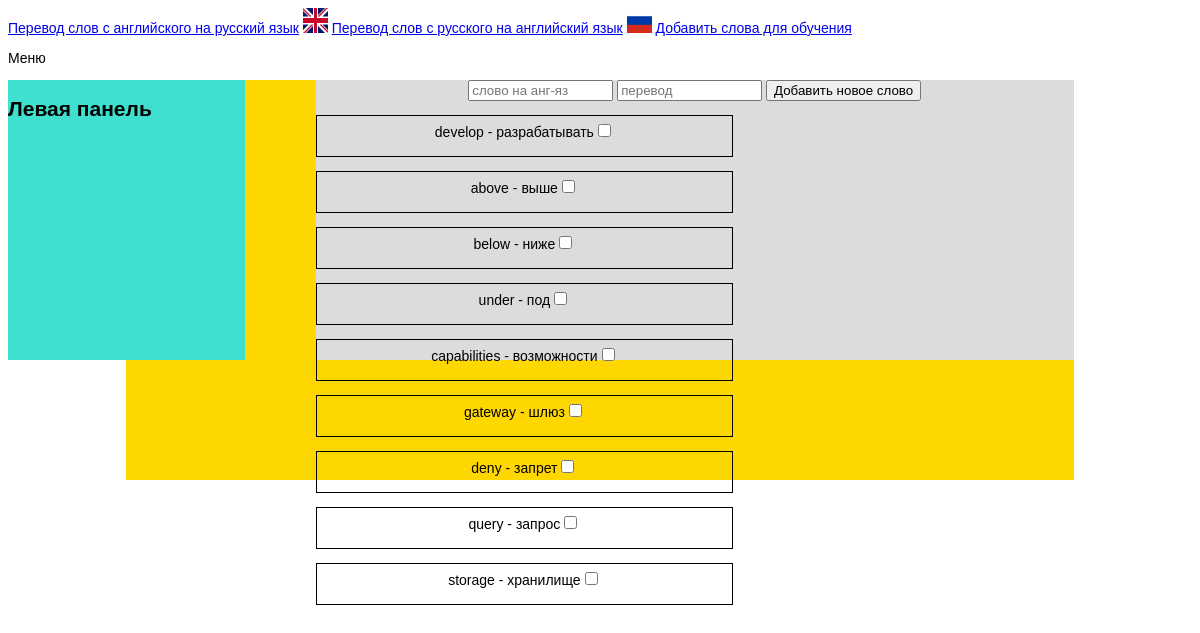
The app's page /lst_word with its own data.
### main.py (models this page shows)
class Dictionary(db.Model):
    id = db.Column(db.Integer, primary_key=True)
    english_word = db.Column(db.String, nullable=False)
    russia_word = db.Column(db.String, nullable=False)

### main.py (the view, shortened to what this page needs)
@app.route("/lst_word",methods=["GET","POST"])
def lst_word():
    return render_template("lst_word.html",items=Dictionary.query.all())

### templates/lst_word.html
{% extends 'base.html' %}
{% block content %}
<div align="center">
<form method="POST">
    <input type="text" name="english_word" size="15" placeholder="слово на анг-яз">
    <input type="text" name="russia_word" size="15" placeholder="перевод">
    <input type="submit" name="btn" value="Добавить новое слово">
</form>
</div>
<form method="POST">
{% for item in items %}
<p><div class="test">{{ item.english_word }} - {{ item.russia_word }}<input type="checkbox" name="{{item.id}}"><input type="submit" name="btn" class="btn" value="Удалить"></div></p>
{% endfor %}
</form>
{% endblock %}

### static/css/style.css (style rules this page uses)
body { background: #FFF; color: #000; font-family: Arial, sans-serif; font-size: 14px; }
.test { width: 405px; height: 30px; border: 1px solid black; padding: 5px 5px 5px 5px; }

### records on screen
Dictionary: english_word "develop", russia_word "разрабатывать"
Dictionary: english_word "above", russia_word "выше"
Dictionary: english_word "below", russia_word "ниже"
Dictionary: english_word "under", russia_word "под"
Dictionary: english_word "capabilities", russia_word "возможности"
Dictionary: english_word "gateway", russia_word "шлюз"
Dictionary: english_word "deny", russia_word "запрет"
Dictionary: english_word "query", russia_word "запрос"
Dictionary: english_word "storage", russia_word "хранилище"
